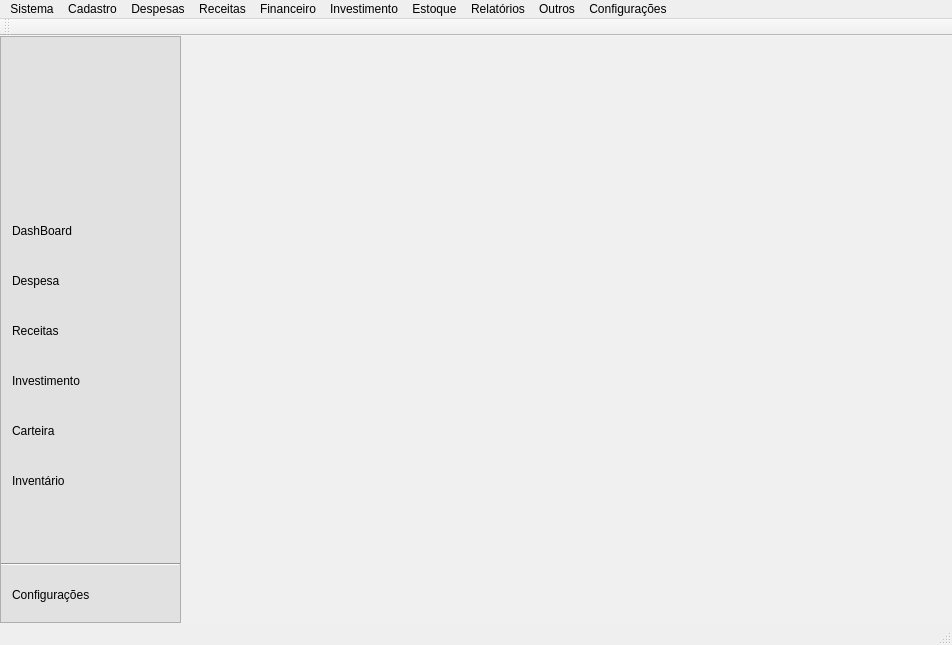
<?xml version="1.0" encoding="UTF-8"?>
<ui version="4.0">
 <class>MainWindow</class>
 <widget class="QMainWindow" name="MainWindow">
  <property name="windowModality">
   <enum>Qt::NonModal</enum>
  </property>
  <property name="geometry">
   <rect>
    <x>0</x>
    <y>0</y>
    <width>952</width>
    <height>645</height>
   </rect>
  </property>
  <property name="windowTitle">
   <string>MainWindow</string>
  </property>
  <property name="toolButtonStyle">
   <enum>Qt::ToolButtonIconOnly</enum>
  </property>
  <property name="tabShape">
   <enum>QTabWidget::Rounded</enum>
  </property>
  <property name="unifiedTitleAndToolBarOnMac">
   <bool>false</bool>
  </property>
  <widget class="QWidget" name="centralwidget">
   <layout class="QHBoxLayout" name="horizontalLayout">
    <property name="spacing">
     <number>0</number>
    </property>
    <property name="leftMargin">
     <number>0</number>
    </property>
    <property name="topMargin">
     <number>0</number>
    </property>
    <property name="rightMargin">
     <number>0</number>
    </property>
    <property name="bottomMargin">
     <number>0</number>
    </property>
    <item>
     <widget class="QFrame" name="frame">
      <property name="minimumSize">
       <size>
        <width>181</width>
        <height>0</height>
       </size>
      </property>
      <property name="maximumSize">
       <size>
        <width>155</width>
        <height>16777215</height>
       </size>
      </property>
      <property name="font">
       <font>
        <family>Segoe UI</family>
        <pointsize>13</pointsize>
        <weight>13</weight>
        <italic>false</italic>
        <bold>false</bold>
       </font>
      </property>
      <property name="styleSheet">
       <string notr="true">font: 110 13pt &quot;Segoe UI&quot;;
background-color: rgb(225, 225, 225);
text-align: left;
</string>
      </property>
      <property name="frameShape">
       <enum>QFrame::StyledPanel</enum>
      </property>
      <property name="frameShadow">
       <enum>QFrame::Raised</enum>
      </property>
      <layout class="QVBoxLayout" name="verticalLayout">
       <property name="spacing">
        <number>9</number>
       </property>
       <property name="leftMargin">
        <number>0</number>
       </property>
       <property name="topMargin">
        <number>0</number>
       </property>
       <property name="rightMargin">
        <number>0</number>
       </property>
       <property name="bottomMargin">
        <number>6</number>
       </property>
       <item>
        <widget class="QFrame" name="frame_2">
         <property name="minimumSize">
          <size>
           <width>0</width>
           <height>164</height>
          </size>
         </property>
         <property name="maximumSize">
          <size>
           <width>16777215</width>
           <height>131</height>
          </size>
         </property>
         <property name="frameShape">
          <enum>QFrame::NoFrame</enum>
         </property>
         <property name="frameShadow">
          <enum>QFrame::Raised</enum>
         </property>
         <layout class="QVBoxLayout" name="verticalLayout_2">
          <property name="spacing">
           <number>0</number>
          </property>
          <property name="leftMargin">
           <number>0</number>
          </property>
          <property name="topMargin">
           <number>0</number>
          </property>
          <property name="rightMargin">
           <number>15</number>
          </property>
          <property name="bottomMargin">
           <number>10</number>
          </property>
          <item>
           <widget class="QLabel" name="label">
            <property name="text">
             <string>&lt;html&gt;&lt;head/&gt;&lt;body&gt;&lt;p&gt;&lt;img src=&quot;:/icons/image_prin.png&quot;width=&quot;200&quot; height=&quot;200&quot;/&gt;&lt;/p&gt;&lt;/body&gt;&lt;/html&gt;</string>
            </property>
            <property name="wordWrap">
             <bool>true</bool>
            </property>
           </widget>
          </item>
         </layout>
        </widget>
       </item>
       <item>
        <widget class="QPushButton" name="bnt_left_dashboard">
         <property name="minimumSize">
          <size>
           <width>121</width>
           <height>41</height>
          </size>
         </property>
         <property name="maximumSize">
          <size>
           <width>1000</width>
           <height>41</height>
          </size>
         </property>
         <property name="cursor">
          <cursorShape>PointingHandCursor</cursorShape>
         </property>
         <property name="focusPolicy">
          <enum>Qt::NoFocus</enum>
         </property>
         <property name="toolTip">
          <string>&lt;html&gt;&lt;head/&gt;&lt;body&gt;&lt;p&gt;&lt;span style=&quot; font-weight:600; font-style:italic;&quot;&gt;DashBoard...&lt;/span&gt;&lt;/p&gt;&lt;/body&gt;&lt;/html&gt;</string>
         </property>
         <property name="layoutDirection">
          <enum>Qt::LeftToRight</enum>
         </property>
         <property name="autoFillBackground">
          <bool>false</bool>
         </property>
         <property name="styleSheet">
          <string notr="true">padding-left: 10px;</string>
         </property>
         <property name="text">
          <string>DashBoard</string>
         </property>
         <property name="icon">
          <iconset resource="../src/resources/icons.qrc">
           <normaloff>:/icons/dashboard_dark.png</normaloff>:/icons/dashboard_dark.png</iconset>
         </property>
         <property name="iconSize">
          <size>
           <width>30</width>
           <height>30</height>
          </size>
         </property>
         <property name="checkable">
          <bool>false</bool>
         </property>
         <property name="default">
          <bool>false</bool>
         </property>
         <property name="flat">
          <bool>true</bool>
         </property>
        </widget>
       </item>
       <item>
        <widget class="QPushButton" name="bnt_left_despesa">
         <property name="minimumSize">
          <size>
           <width>121</width>
           <height>41</height>
          </size>
         </property>
         <property name="maximumSize">
          <size>
           <width>1000</width>
           <height>41</height>
          </size>
         </property>
         <property name="cursor">
          <cursorShape>PointingHandCursor</cursorShape>
         </property>
         <property name="acceptDrops">
          <bool>false</bool>
         </property>
         <property name="toolTip">
          <string notr="true">&lt;html&gt;&lt;head/&gt;&lt;body&gt;&lt;p&gt;&lt;span style=&quot; font-size:11pt; font-weight:600; font-style:italic;&quot;&gt;Despesa...&lt;/span&gt;&lt;/p&gt;&lt;/body&gt;&lt;/html&gt;</string>
         </property>
         <property name="autoFillBackground">
          <bool>false</bool>
         </property>
         <property name="styleSheet">
          <string notr="true">padding-left: 10px;</string>
         </property>
         <property name="text">
          <string>Despesa</string>
         </property>
         <property name="icon">
          <iconset resource="../src/resources/icons.qrc">
           <normaloff>:/icons/despesa_dark.png</normaloff>:/icons/despesa_dark.png</iconset>
         </property>
         <property name="iconSize">
          <size>
           <width>35</width>
           <height>35</height>
          </size>
         </property>
         <property name="checkable">
          <bool>false</bool>
         </property>
         <property name="autoRepeat">
          <bool>false</bool>
         </property>
         <property name="autoExclusive">
          <bool>false</bool>
         </property>
         <property name="default">
          <bool>false</bool>
         </property>
         <property name="flat">
          <bool>true</bool>
         </property>
        </widget>
       </item>
       <item>
        <widget class="QPushButton" name="bnt_left_receitas">
         <property name="sizePolicy">
          <sizepolicy hsizetype="Fixed" vsizetype="Fixed">
           <horstretch>0</horstretch>
           <verstretch>0</verstretch>
          </sizepolicy>
         </property>
         <property name="minimumSize">
          <size>
           <width>121</width>
           <height>41</height>
          </size>
         </property>
         <property name="maximumSize">
          <size>
           <width>1000</width>
           <height>41</height>
          </size>
         </property>
         <property name="cursor">
          <cursorShape>PointingHandCursor</cursorShape>
         </property>
         <property name="mouseTracking">
          <bool>false</bool>
         </property>
         <property name="contextMenuPolicy">
          <enum>Qt::DefaultContextMenu</enum>
         </property>
         <property name="toolTip">
          <string>&lt;html&gt;&lt;head/&gt;&lt;body&gt;&lt;p&gt;&lt;span style=&quot; font-size:11pt; font-weight:600; font-style:italic;&quot;&gt;Receita...&lt;/span&gt;&lt;/p&gt;&lt;/body&gt;&lt;/html&gt;</string>
         </property>
         <property name="layoutDirection">
          <enum>Qt::LeftToRight</enum>
         </property>
         <property name="autoFillBackground">
          <bool>false</bool>
         </property>
         <property name="styleSheet">
          <string notr="true">padding-left: 10px;</string>
         </property>
         <property name="text">
          <string>Receitas</string>
         </property>
         <property name="icon">
          <iconset resource="../src/resources/icons.qrc">
           <normaloff>:/icons/receita_dark.png</normaloff>:/icons/receita_dark.png</iconset>
         </property>
         <property name="iconSize">
          <size>
           <width>35</width>
           <height>35</height>
          </size>
         </property>
         <property name="checkable">
          <bool>false</bool>
         </property>
         <property name="default">
          <bool>false</bool>
         </property>
         <property name="flat">
          <bool>true</bool>
         </property>
        </widget>
       </item>
       <item>
        <widget class="QPushButton" name="bnt_left_investimento">
         <property name="minimumSize">
          <size>
           <width>121</width>
           <height>41</height>
          </size>
         </property>
         <property name="maximumSize">
          <size>
           <width>1000</width>
           <height>41</height>
          </size>
         </property>
         <property name="cursor">
          <cursorShape>PointingHandCursor</cursorShape>
         </property>
         <property name="toolTip">
          <string>&lt;html&gt;&lt;head/&gt;&lt;body&gt;&lt;p&gt;&lt;span style=&quot; font-size:11pt; font-weight:600; font-style:italic;&quot;&gt;Investimento...&lt;/span&gt;&lt;/p&gt;&lt;/body&gt;&lt;/html&gt;</string>
         </property>
         <property name="autoFillBackground">
          <bool>false</bool>
         </property>
         <property name="styleSheet">
          <string notr="true">padding-left: 10px;</string>
         </property>
         <property name="text">
          <string>Investimento</string>
         </property>
         <property name="icon">
          <iconset resource="../src/resources/icons.qrc">
           <normaloff>:/icons/investimento_dark.png</normaloff>:/icons/investimento_dark.png</iconset>
         </property>
         <property name="iconSize">
          <size>
           <width>35</width>
           <height>35</height>
          </size>
         </property>
         <property name="checkable">
          <bool>false</bool>
         </property>
         <property name="default">
          <bool>false</bool>
         </property>
         <property name="flat">
          <bool>true</bool>
         </property>
        </widget>
       </item>
       <item>
        <widget class="QPushButton" name="bnt_left_carteira">
         <property name="minimumSize">
          <size>
           <width>121</width>
           <height>41</height>
          </size>
         </property>
         <property name="maximumSize">
          <size>
           <width>1000</width>
           <height>41</height>
          </size>
         </property>
         <property name="cursor">
          <cursorShape>PointingHandCursor</cursorShape>
         </property>
         <property name="toolTip">
          <string>&lt;html&gt;&lt;head/&gt;&lt;body&gt;&lt;p&gt;&lt;span style=&quot; font-size:11pt; font-weight:600; font-style:italic;&quot;&gt;Carteira...&lt;/span&gt;&lt;/p&gt;&lt;/body&gt;&lt;/html&gt;</string>
         </property>
         <property name="autoFillBackground">
          <bool>false</bool>
         </property>
         <property name="styleSheet">
          <string notr="true">padding-left: 10px;</string>
         </property>
         <property name="text">
          <string>Carteira</string>
         </property>
         <property name="icon">
          <iconset resource="../src/resources/icons.qrc">
           <normaloff>:/icons/carteira_dark.png</normaloff>:/icons/carteira_dark.png</iconset>
         </property>
         <property name="iconSize">
          <size>
           <width>35</width>
           <height>35</height>
          </size>
         </property>
         <property name="checkable">
          <bool>false</bool>
         </property>
         <property name="default">
          <bool>false</bool>
         </property>
         <property name="flat">
          <bool>true</bool>
         </property>
        </widget>
       </item>
       <item>
        <widget class="QPushButton" name="bnt_left_inventario">
         <property name="minimumSize">
          <size>
           <width>121</width>
           <height>41</height>
          </size>
         </property>
         <property name="maximumSize">
          <size>
           <width>1000</width>
           <height>41</height>
          </size>
         </property>
         <property name="cursor">
          <cursorShape>PointingHandCursor</cursorShape>
         </property>
         <property name="toolTip">
          <string>&lt;html&gt;&lt;head/&gt;&lt;body&gt;&lt;p&gt;&lt;span style=&quot; font-size:11pt; font-weight:600; font-style:italic;&quot;&gt;Inventário...&lt;/span&gt;&lt;/p&gt;&lt;/body&gt;&lt;/html&gt;</string>
         </property>
         <property name="autoFillBackground">
          <bool>false</bool>
         </property>
         <property name="styleSheet">
          <string notr="true">padding-left: 10px;</string>
         </property>
         <property name="text">
          <string>Inventário</string>
         </property>
         <property name="icon">
          <iconset resource="../src/resources/icons.qrc">
           <normaloff>:/icons/inventario_dark.png</normaloff>:/icons/inventario_dark.png</iconset>
         </property>
         <property name="iconSize">
          <size>
           <width>35</width>
           <height>35</height>
          </size>
         </property>
         <property name="checkable">
          <bool>false</bool>
         </property>
         <property name="default">
          <bool>false</bool>
         </property>
         <property name="flat">
          <bool>true</bool>
         </property>
        </widget>
       </item>
       <item>
        <spacer name="verticalSpacer">
         <property name="orientation">
          <enum>Qt::Vertical</enum>
         </property>
         <property name="sizeHint" stdset="0">
          <size>
           <width>20</width>
           <height>130</height>
          </size>
         </property>
        </spacer>
       </item>
       <item>
        <widget class="Line" name="line">
         <property name="orientation">
          <enum>Qt::Horizontal</enum>
         </property>
        </widget>
       </item>
       <item>
        <widget class="QPushButton" name="bnt_left_config">
         <property name="minimumSize">
          <size>
           <width>121</width>
           <height>41</height>
          </size>
         </property>
         <property name="maximumSize">
          <size>
           <width>1000</width>
           <height>41</height>
          </size>
         </property>
         <property name="cursor">
          <cursorShape>PointingHandCursor</cursorShape>
         </property>
         <property name="toolTip">
          <string>&lt;html&gt;&lt;head/&gt;&lt;body&gt;&lt;p&gt;&lt;span style=&quot; font-size:11pt; font-weight:600; font-style:italic;&quot;&gt;Configurações...&lt;/span&gt;&lt;/p&gt;&lt;/body&gt;&lt;/html&gt;</string>
         </property>
         <property name="autoFillBackground">
          <bool>false</bool>
         </property>
         <property name="styleSheet">
          <string notr="true">padding-left: 10px;
border-top: 1px black ;</string>
         </property>
         <property name="text">
          <string>Configurações</string>
         </property>
         <property name="icon">
          <iconset resource="../src/resources/icons.qrc">
           <normaloff>:/icons/config_dark.png</normaloff>:/icons/config_dark.png</iconset>
         </property>
         <property name="iconSize">
          <size>
           <width>30</width>
           <height>30</height>
          </size>
         </property>
         <property name="checkable">
          <bool>false</bool>
         </property>
         <property name="default">
          <bool>false</bool>
         </property>
         <property name="flat">
          <bool>true</bool>
         </property>
        </widget>
       </item>
      </layout>
     </widget>
    </item>
    <item>
     <widget class="QMdiArea" name="mdi_center">
      <property name="styleSheet">
       <string notr="true">background-color: rgb(240, 240, 240);</string>
      </property>
      <property name="frameShape">
       <enum>QFrame::NoFrame</enum>
      </property>
      <property name="frameShadow">
       <enum>QFrame::Plain</enum>
      </property>
      <property name="lineWidth">
       <number>0</number>
      </property>
      <property name="verticalScrollBarPolicy">
       <enum>Qt::ScrollBarAsNeeded</enum>
      </property>
      <property name="horizontalScrollBarPolicy">
       <enum>Qt::ScrollBarAsNeeded</enum>
      </property>
      <property name="sizeAdjustPolicy">
       <enum>QAbstractScrollArea::AdjustToContentsOnFirstShow</enum>
      </property>
      <property name="background">
       <brush brushstyle="NoBrush">
        <color alpha="0">
         <red>0</red>
         <green>0</green>
         <blue>0</blue>
        </color>
       </brush>
      </property>
      <property name="activationOrder">
       <enum>QMdiArea::ActivationHistoryOrder</enum>
      </property>
      <property name="viewMode">
       <enum>QMdiArea::SubWindowView</enum>
      </property>
      <property name="documentMode">
       <bool>true</bool>
      </property>
      <property name="tabsClosable">
       <bool>false</bool>
      </property>
      <property name="tabsMovable">
       <bool>false</bool>
      </property>
      <property name="tabPosition">
       <enum>QTabWidget::South</enum>
      </property>
     </widget>
    </item>
   </layout>
  </widget>
  <widget class="QMenuBar" name="menubar">
   <property name="geometry">
    <rect>
     <x>0</x>
     <y>0</y>
     <width>952</width>
     <height>21</height>
    </rect>
   </property>
   <widget class="QMenu" name="menuSistema">
    <property name="title">
     <string>Sistema</string>
    </property>
    <addaction name="actionEmpresa"/>
    <addaction name="separator"/>
    <addaction name="actionBloquear"/>
    <addaction name="actionSair"/>
   </widget>
   <widget class="QMenu" name="menuCadastro">
    <property name="title">
     <string>Cadastro</string>
    </property>
    <widget class="QMenu" name="menuProdutos_Itens">
     <property name="title">
      <string>Produtos/Itens</string>
     </property>
     <addaction name="actionProdutos_itens"/>
     <addaction name="actionCategoria_2"/>
     <addaction name="actionClasse"/>
    </widget>
    <widget class="QMenu" name="menuAuxiliares">
     <property name="title">
      <string>Auxiliares</string>
     </property>
     <widget class="QMenu" name="menuBancos">
      <property name="title">
       <string>Bancos</string>
      </property>
      <addaction name="actionInstitui_es"/>
      <addaction name="actionAg_ncia"/>
     </widget>
     <widget class="QMenu" name="menuDespesa_2">
      <property name="title">
       <string>Despesa</string>
      </property>
      <addaction name="actionOrigem"/>
      <addaction name="actionCategoria_3"/>
     </widget>
     <widget class="QMenu" name="menuReceita">
      <property name="title">
       <string>Receita</string>
      </property>
      <addaction name="actionOrigem_2"/>
      <addaction name="actionCategoria_4"/>
     </widget>
     <addaction name="menuBancos"/>
     <addaction name="menuDespesa_2"/>
     <addaction name="menuReceita"/>
     <addaction name="actionRamo_Atividade"/>
    </widget>
    <widget class="QMenu" name="menuConta_Corrente">
     <property name="title">
      <string>Conta Corrente</string>
     </property>
     <addaction name="actionAg_ncia_2"/>
     <addaction name="actionConta"/>
    </widget>
    <widget class="QMenu" name="menuUsu_rios">
     <property name="title">
      <string>Usuários</string>
     </property>
     <addaction name="actionCadUser"/>
     <addaction name="actionGrupo"/>
    </widget>
    <addaction name="menuProdutos_Itens"/>
    <addaction name="actionFornecedor"/>
    <addaction name="menuUsu_rios"/>
    <addaction name="menuConta_Corrente"/>
    <addaction name="separator"/>
    <addaction name="menuAuxiliares"/>
   </widget>
   <widget class="QMenu" name="menuDespesa">
    <property name="title">
     <string>Despesas</string>
    </property>
    <widget class="QMenu" name="menuLan_amento">
     <property name="title">
      <string>Lançamento</string>
     </property>
     <addaction name="actionDespesa_Fixas_2"/>
     <addaction name="actionDespesa_Corrente"/>
    </widget>
    <addaction name="menuLan_amento"/>
    <addaction name="separator"/>
    <addaction name="actionRelat_rios"/>
   </widget>
   <widget class="QMenu" name="menuConfiguracoes">
    <property name="title">
     <string>Configurações</string>
    </property>
   </widget>
   <widget class="QMenu" name="menuRelatorios">
    <property name="title">
     <string>Relatórios</string>
    </property>
   </widget>
   <widget class="QMenu" name="menuReceitas">
    <property name="title">
     <string>Receitas</string>
    </property>
    <widget class="QMenu" name="menuLan_amentos">
     <property name="title">
      <string>Lançamentos</string>
     </property>
     <addaction name="actionReceitas_Fixas"/>
     <addaction name="actionReceitas_Correntes"/>
    </widget>
    <addaction name="menuLan_amentos"/>
    <addaction name="separator"/>
    <addaction name="actionRelat_rios_2"/>
   </widget>
   <widget class="QMenu" name="menuInvestimento">
    <property name="title">
     <string>Investimento</string>
    </property>
    <addaction name="actionLan_amento_2"/>
    <addaction name="actionMovimenta_es_2"/>
    <addaction name="separator"/>
    <addaction name="actionRelat_rios_3"/>
   </widget>
   <widget class="QMenu" name="menuEstoque">
    <property name="title">
     <string>Estoque</string>
    </property>
    <widget class="QMenu" name="menuLan_amento_2">
     <property name="title">
      <string>Lançamento</string>
     </property>
     <addaction name="actionAdd_item"/>
     <addaction name="actionBaixa_de_Estoque"/>
    </widget>
    <addaction name="menuLan_amento_2"/>
    <addaction name="actionMovimenta_es_3"/>
    <addaction name="actionInvent_rio"/>
    <addaction name="separator"/>
    <addaction name="actionRelat_rios_4"/>
   </widget>
   <widget class="QMenu" name="menuFinanceiro">
    <property name="title">
     <string>Financeiro</string>
    </property>
    <addaction name="actionMovimenta_o_2"/>
   </widget>
   <widget class="QMenu" name="menuOutros">
    <property name="title">
     <string>Outros</string>
    </property>
    <widget class="QMenu" name="menuEntregas">
     <property name="title">
      <string>Entregas</string>
     </property>
     <addaction name="actionLancarDia"/>
    </widget>
    <addaction name="menuEntregas"/>
   </widget>
   <addaction name="menuSistema"/>
   <addaction name="menuCadastro"/>
   <addaction name="menuDespesa"/>
   <addaction name="menuReceitas"/>
   <addaction name="menuFinanceiro"/>
   <addaction name="menuInvestimento"/>
   <addaction name="menuEstoque"/>
   <addaction name="menuRelatorios"/>
   <addaction name="menuOutros"/>
   <addaction name="menuConfiguracoes"/>
  </widget>
  <widget class="QStatusBar" name="statusBar"/>
  <widget class="QToolBar" name="toolBar">
   <property name="windowTitle">
    <string>toolBar</string>
   </property>
   <property name="movable">
    <bool>true</bool>
   </property>
   <property name="orientation">
    <enum>Qt::Horizontal</enum>
   </property>
   <property name="toolButtonStyle">
    <enum>Qt::ToolButtonIconOnly</enum>
   </property>
   <property name="floatable">
    <bool>true</bool>
   </property>
   <attribute name="toolBarArea">
    <enum>TopToolBarArea</enum>
   </attribute>
   <attribute name="toolBarBreak">
    <bool>false</bool>
   </attribute>
  </widget>
  <action name="actionReceitas">
   <property name="text">
    <string>Receitas</string>
   </property>
  </action>
  <action name="actionInvestimentos">
   <property name="text">
    <string>Investimentos</string>
   </property>
  </action>
  <action name="actionDespesa_Fixas">
   <property name="text">
    <string>Despesa Fixas</string>
   </property>
  </action>
  <action name="actionDespesa_Correntes">
   <property name="text">
    <string>Despesa Correntes</string>
   </property>
  </action>
  <action name="actionDespesas_Avulsas">
   <property name="text">
    <string>Despesas Avulsas</string>
   </property>
  </action>
  <action name="actionMovimenta_o">
   <property name="text">
    <string>Movimentação</string>
   </property>
  </action>
  <action name="actionRelat_rios">
   <property name="text">
    <string>Relatórios</string>
   </property>
  </action>
  <action name="actionDespesa_Fixas_2">
   <property name="text">
    <string>Despesa Fixa</string>
   </property>
  </action>
  <action name="actionDespesa_Corrente">
   <property name="text">
    <string>Despesa Corrente</string>
   </property>
  </action>
  <action name="actionMovimenta_es">
   <property name="text">
    <string>Movimentações</string>
   </property>
  </action>
  <action name="actionReceitas_Fixas">
   <property name="text">
    <string>Receitas Fixas</string>
   </property>
  </action>
  <action name="actionReceitas_Correntes">
   <property name="text">
    <string>Receitas Correntes</string>
   </property>
  </action>
  <action name="actionRelat_rios_2">
   <property name="text">
    <string>Relatórios</string>
   </property>
  </action>
  <action name="actionLan_amento_2">
   <property name="text">
    <string>Lançamento</string>
   </property>
  </action>
  <action name="actionMovimenta_es_2">
   <property name="text">
    <string>Movimentações</string>
   </property>
  </action>
  <action name="actionRelat_rios_3">
   <property name="text">
    <string>Relatórios</string>
   </property>
  </action>
  <action name="actionMovimenta_es_3">
   <property name="text">
    <string>Movimentações</string>
   </property>
  </action>
  <action name="actionRelat_rios_4">
   <property name="text">
    <string>Relatórios</string>
   </property>
  </action>
  <action name="actionInvent_rio">
   <property name="text">
    <string>Inventário</string>
   </property>
  </action>
  <action name="actionAdd_item">
   <property name="text">
    <string>Add item </string>
   </property>
  </action>
  <action name="actionBaixa_de_Estoque">
   <property name="text">
    <string>Baixa de Estoque</string>
   </property>
  </action>
  <action name="actionOrigens">
   <property name="text">
    <string>Origens</string>
   </property>
  </action>
  <action name="actionProdutos_itens">
   <property name="text">
    <string>Produtos/itens</string>
   </property>
  </action>
  <action name="actionCategoria">
   <property name="text">
    <string>Categoria</string>
   </property>
  </action>
  <action name="actionCategoria_2">
   <property name="text">
    <string>Categoria</string>
   </property>
  </action>
  <action name="actionClasse">
   <property name="text">
    <string>Classe </string>
   </property>
  </action>
  <action name="actionEmpresa">
   <property name="text">
    <string>Empresa</string>
   </property>
  </action>
  <action name="actionInstitui_es">
   <property name="text">
    <string>Instituições</string>
   </property>
  </action>
  <action name="actionAg_ncia">
   <property name="text">
    <string>Agência</string>
   </property>
  </action>
  <action name="actionAg_ncia_2">
   <property name="text">
    <string>Agência</string>
   </property>
  </action>
  <action name="actionConta">
   <property name="text">
    <string>Conta </string>
   </property>
  </action>
  <action name="actionCadUser">
   <property name="icon">
    <iconset resource="../src/resources/icons.qrc">
     <normaloff>:/icons/add_user_dark.png</normaloff>:/icons/add_user_dark.png</iconset>
   </property>
   <property name="text">
    <string>Usuário</string>
   </property>
  </action>
  <action name="actionGrupo">
   <property name="text">
    <string>Grupo de usuários</string>
   </property>
  </action>
  <action name="actionFornecedor">
   <property name="text">
    <string>Fornecedor</string>
   </property>
  </action>
  <action name="actionOrigem">
   <property name="text">
    <string>Origem </string>
   </property>
  </action>
  <action name="actionCategoria_3">
   <property name="text">
    <string>Categoria </string>
   </property>
  </action>
  <action name="actionOrigem_2">
   <property name="text">
    <string>Origem</string>
   </property>
  </action>
  <action name="actionCategoria_4">
   <property name="text">
    <string>Categoria</string>
   </property>
  </action>
  <action name="actionMovimenta_o_2">
   <property name="text">
    <string>Movimentação</string>
   </property>
  </action>
  <action name="actionRamo_Atividade">
   <property name="text">
    <string>Ramo Atividade</string>
   </property>
  </action>
  <action name="actionLancarDia">
   <property name="text">
    <string>Lançar Dia </string>
   </property>
  </action>
  <action name="actionBloquear">
   <property name="text">
    <string>Bloquear</string>
   </property>
  </action>
  <action name="actionSair">
   <property name="text">
    <string>Sair</string>
   </property>
  </action>
 </widget>
 <resources>
  <include location="../src/resources/icons.qrc"/>
 </resources>
 <connections/>
</ui>
